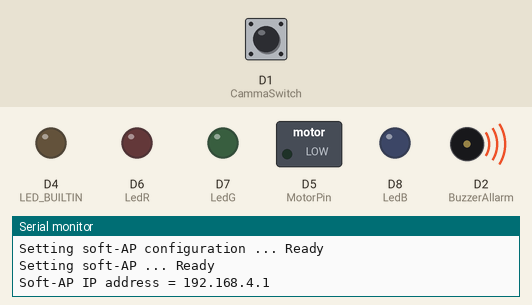
Simulated run of this program. Board: ESP8266 (Wemos D1 mini). On the bench: switched loads named in the program (green lamp = pin HIGH), output pins drawn as LEDs (lit = HIGH, except the on-board LED, lit = LOW), buzzer (waves = sounding, pin HIGH), the last lines printed to the serial monitor. Inputs (shaded band) come from the test bench; at power-on: D1 (CammaSwitch) HIGH. WiFi joins after 1.5 s; servers stay silent unless stated; random numbers use the default seed unless the program sets one; EEPROM starts erased.

Above: at 23.4 s.
23.5 s: D1 (CammaSwitch) pulled LOW for 3.2 s
At 32.6 s:
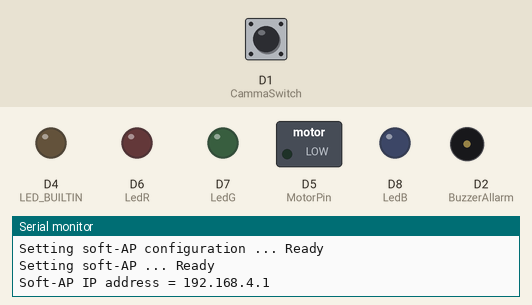
At 34.6 s:
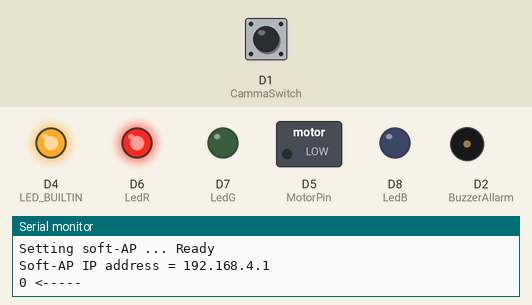
Timing chart, 0 to 35.3 s (numbered marks = the images above; inputs shaded):
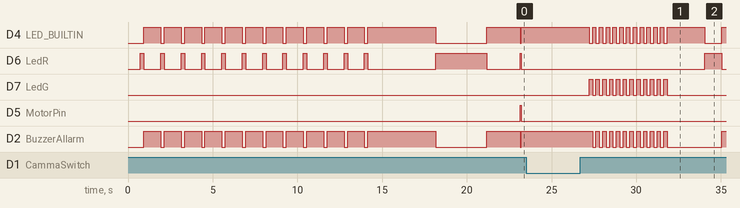

Measured:
- after the input at 23.5 s, D7 (LedG): alternates HIGH for 0.20 s and LOW for 0.20 s, 24 changes in all, then stays LOW, starting after 3.7 s

The program:

main.cpp
```cpp
#include <Arduino.h>

#include <ESP_EEPROM.h>
uint32_t resetRegister, bloccoMotoreRegister, eventRegister, overflowImpulsiRegister;
#define resetRegisterAddress 0
#define eventRegisterAddress 8
#define bloccoMotoreRegisterAddress 16
#define overflowImpulsiAddress 24
//Valori di inizializzazione dopo aggiornamento software
#define initResetRegister 0
#define initBloccoMotoreRegister 0
#define initEventRegister 0
#define initOverflowRegister 0

//=====================================================================
//SaLe per
//FabFactory
//
//   BOX ROSA
//
//=====================================================================
/*
Copyright <2021> <SaLe>

Permission is hereby granted, free of charge, to any person obtaining
a copy of this software and associated documentation files (the "Software"),
to deal in the Software without restriction, including without limitation
the rights to use, copy, modify, merge, publish, distribute, sublicense,
and/or sell copies of the Software, and to permit persons to whom the Software
is furnished to do so, subject to the following conditions:

The above copyright notice and this permission notice shall be included in
all copies or substantial portions of the Software.

THE SOFTWARE IS PROVIDED "AS IS", WITHOUT WARRANTY OF ANY KIND, EXPRESS OR
IMPLIED, INCLUDING BUT NOT LIMITED TO THE WARRANTIES OF MERCHANTABILITY,
FITNESS FOR A PARTICULAR PURPOSE AND NONINFRINGEMENT. IN NO EVENT SHALL THE
AUTHORS OR COPYRIGHT HOLDERS BE LIABLE FOR ANY CLAIM, DAMAGES OR OTHER LIABILITY,
WHETHER IN AN ACTION OF CONTRACT, TORT OR OTHERWISE, ARISING FROM, OUT OF OR
IN CONNECTION WITH THE SOFTWARE OR THE USE OR OTHER DEALINGS IN THE SOFTWARE.
*/


void Spy();
void bloccoMotore(uint8_t suono);
void avvia();
void StatusSelect(uint8_t status);

#define DebugStatus 0
#define DebugSpeed 115200
#define DebugPort Serial

#define CicliDiAvviso 12
#define CicloDiPausa 3000
#define SleepTime 15000

#define AnalogPin A0
#define AnalogResolution 1023
#define AnalogFS 3.3
#define AnalogKConvertion (AnalogFS / AnalogResolution)
#define SpyLevelCome 40
#define SpyLevelGo 60
#define SpyOffset 27

#define BuzzerAllarm D2
#define MotorPin D5
#define CammaSwitch D1
#define LedR D6
#define LedG D7
#define LedB D8
uint8_t ledPin[3] = {LedR, LedG, LedB};

int16_t analogCount = 0;
float analogValue = 0;
//bit 0  Set misura analogica fuori range
//bit 1
//bit 2  set ospite vicino al sensore
//bit 3
//bit 4
//bit 5
//bit 6 posizione camma set camma in movimento
//bit 7 stato motore set motore in moto
uint8_t spyFlag = 0;
//Temporizzatore per attendere fra un evento e il prossimo
uint32_t spyTimeCome = 0;
//tempoo di attesa fra due eventi
#define spyEventPause 10000
#define MotorTimeOut 7000
#define MotorStartTime 3500
#define MotorImpulse 50

//                         3.0,  2.9,  2.8,  2.7,  2.6,  2.5,  2.4,  2.3,  2.2,  2.1,
//                         2.0,  1.9,  1.8,  1.7,  1.6,  1.5,  1.4,  1.3,  1.2,  1.1,
//                         1.0,  0.9,  0.8,  0.7,  0.6,  0.5,  0.4,  0.3
float distanceConv[28] = {   7,  7.5,  7.7,    8,  8.5,    9,  9.5,   10,   11, 11.5,
                            12, 12.5,   13,   14,   15,   17,   18,   20,   21,   25,
                            27,   30,   37,   40,   50,   60,   70,   80
                         };
float distance = 0;

uint16_t eventiCorrenti = 0;

uint8_t impulso = 0;

#include <WebManagement.cpp>

//==============================================================
//                  SETUP
//==============================================================
void setup()
{
  EEPROM.begin(32);//Inizializza lo spazio per l'area dati
  //Carica i valori degli accumulatori
  EEPROM.get(resetRegisterAddress,resetRegister);
  if (resetRegister < initResetRegister)
  {
    resetRegister = initResetRegister;
  }
  EEPROM.get(eventRegisterAddress,eventRegister);
  if (eventRegister < initEventRegister)
  {
    eventRegister = initEventRegister;
  }
  EEPROM.get(bloccoMotoreRegisterAddress,bloccoMotoreRegister);
  if (bloccoMotoreRegister < initBloccoMotoreRegister)
  {
    bloccoMotoreRegister = initBloccoMotoreRegister;
  }
  EEPROM.get(overflowImpulsiAddress, overflowImpulsiRegister);
  if (overflowImpulsiRegister < initOverflowRegister)
  {
    overflowImpulsiRegister = initOverflowRegister;
  }
  resetRegister++;//Aggiorna il contatore dei reset
  EEPROM.put(resetRegisterAddress,resetRegister);//predispone l'aggiornamento dell'accumulatore
  EEPROM.commit();//Aggiorna l'accumulatore dei reset

  DebugPort.begin(DebugSpeed);
  delay(500);
  if(DebugStatus==1)
  {
    DebugPort.println("00 - Porta seriale inizializzata");
    DebugPort.print("----------------Reset compreso il presente ");
    DebugPort.println(resetRegister);
    DebugPort.print("----------------Intervento del blocco motore ");
    DebugPort.println(bloccoMotoreRegister);
    DebugPort.print("----------------Eventi ");
    DebugPort.println(eventRegister);
  }

  pinMode(BuzzerAllarm, OUTPUT);
  digitalWrite(BuzzerAllarm, LOW);

  pinMode(MotorPin, OUTPUT);
  digitalWrite(MotorPin, LOW);

  pinMode(LedR, OUTPUT);
  digitalWrite(LedR, LOW);
  pinMode(LedG, OUTPUT);
  digitalWrite(LedG, LOW);
  pinMode(LedB, OUTPUT);
  digitalWrite(LedB, LOW);

  pinMode(LED_BUILTIN, OUTPUT);
  digitalWrite(LED_BUILTIN, LOW);

  pinMode(CammaSwitch, INPUT_PULLUP);

  if(DebugStatus==1)
  {
    DebugPort.println("01 - Inizializzo canale Web");
  }
  //Attiva il server Web
  webSetup();

  if(DebugStatus==1)
  {
    DebugPort.println("07 - Inizializzo pagina Web");
  }
  //Fa il primo lancio della pagina Web
  for (uint8_t n=0; n<100; n++)
  {
   StatusSelect(0);
    webLoop();
  }

  //Esegue i controlli e il ciclo di avviamento
  avvia();
}

void loop()
{
  Spy();
  analogWrite(LedR,random(0,1023));
  analogWrite(LedG,random(0,1023));
  analogWrite(LedB,random(0,1023));
  if(DebugStatus==1)
  {
    DebugPort.print(analogValue);
    DebugPort.print(" - ");
    DebugPort.println(distance);
  }

  digitalWrite(LED_BUILTIN, bitRead(spyFlag,2));

  //Aggiorna la pagina Web
  StatusSelect(0);
  webLoop();

  delay(300);
}


void Spy()
{
  //legge la posizione della camma
  bitWrite(spyFlag,6,digitalRead(CammaSwitch));
  if(DebugStatus==1)
  {
    DebugPort.print("20 - camma ");
    DebugPort.print(digitalRead(CammaSwitch));
    DebugPort.print(" - ");
  }
  if(digitalRead(CammaSwitch))
  {
    StatusSelect(20);
  }
  else
  {
    StatusSelect(21);
  }
  webLoop();
  //se la camma è in movimento controlla il time out del motore
  if (bitRead(spyFlag,6)==1)
  {
    //se ha superato il time out del motore lo spegne e non si muove più
    if ((millis() - spyTimeCome) > MotorTimeOut)
    {
      if(DebugStatus==1)
      {
        DebugPort.println("90 - Motore in blocco per Time Out Giro");
      }
      StatusSelect(90);
      bloccoMotore(1);
    }
  }
  //Se la camma non è in movimento
  else
  {
    StatusSelect(40);
    //Legge l'ADC
    analogCount = analogRead(AnalogPin);
    //Lo converte in volt
    analogValue = float(analogCount) * AnalogKConvertion;
    //controlla se è fuori dal range di funzionamento del sensore
    if ((analogValue<=3.0) & (analogValue>=0.3))
    {
      bitClear(spyFlag, 0);//Dice che è nel range
      distance = distanceConv[SpyOffset - int((analogValue * 10) - 3) ];
////      var2 = distance;
    }
    else
    {
      bitSet(spyFlag, 0);//Dice che è fuori range
    }
    webLoop();
    //controlla se si è avvicinato qualcuno
    //se non è fuori range
    //se non ha già visto qualcuno vicino
    if ((distance <= SpyLevelCome) & ((spyFlag & B00000101) == 0))
    {
      if(DebugStatus==1)
      {
        DebugPort.println("30 - Pollo in vista");
      }
      StatusSelect(30);
      webLoop();
      eventiCorrenti++;//Aggiorna contatore eventi nella sessione corrente
      eventRegister++;//Aggiorna l'accumulatore degli eventi
      EEPROM.put(eventRegisterAddress, eventRegister);
      EEPROM.commit();//e lo registra
      bitSet(spyFlag,2);//Dice che bisogna colpire
      bitSet(spyFlag,7);//segna il motore come attivo
      digitalWrite(MotorPin,HIGH);//attiva il motore
      digitalWrite(LED_BUILTIN,LOW);//accende il LED locale
      digitalWrite(LedR,HIGH);//accende il LED ROSSO

      delay(500);//Dopo l'allungamento del braccetto sensore della camma garantiamo che alla partenza la camma sia letta

      spyTimeCome = millis();//e segna quando ha rilevato il curioso
      //Aspetta per il tempo MotorStartTime per vedere se libera la camma
      //altrimenti blocca tutto
      while (digitalRead(CammaSwitch) == 0)
      {
        delay(1);
        //se ha superato il tempo di avviamento e non ha mosso la camma
        //blocca il motore
        if((millis()-spyTimeCome) > MotorStartTime)
        {
          if(DebugStatus==1)
          {
            DebugPort.println("91 - Blocco motore in avviamento");
          }
          StatusSelect(91);
          bloccoMotore(2);
        }
      }
      if(DebugStatus==1)
      {
        DebugPort.print("93 - Camma fuori posizione");
      }
      StatusSelect(93);
      webLoop();
      //Il motore è avviato e la camma si è mossa
      //Fino a quando la camma è aperta e il motore è in movimento
      //continua a girare
      uint8_t appo = digitalRead(CammaSwitch);
      for (uint8_t iiii=0; appo == 1; iiii++)
      {
        //aggiorna lo stato della camma
        delay(1);
        appo = digitalRead(CammaSwitch);
        //se ha superato il time out del motore lo spegne e non si muove più
        if ((millis() - spyTimeCome) > MotorTimeOut)
        {
          if(DebugStatus==1)
          {
            DebugPort.print("92 - Motore in blocco per Time Out Giro - ");
          }
          StatusSelect(92);
          bloccoMotore(1);
        }
      }
      //Spegne il motore
      //Spegne i LED di segnalazione
      digitalWrite(MotorPin,LOW);//disattiva il motore
      digitalWrite(LED_BUILTIN,HIGH);//Spegne il LED locale
      digitalWrite(LedR,LOW);//spegne il LED ROSSO
      if(DebugStatus==1)
      {
        DebugPort.print("Camma in posizione");
      }
    }
    //controlla se si è allontanota abbastanza
    else if ((distance >SpyLevelGo) & ((millis() - spyTimeCome) > SleepTime))
    {
      bitClear(spyFlag,2);//dice che è non è nel range
    }
  }
}


void bloccoMotore(uint8_t suono)
{
      digitalWrite(MotorPin, LOW);//Spegne il motore
      //suona all'infinito
      webLoop();
      bloccoMotoreRegister++;//Aggiorna l'accumulatore dei blocchi motore
      DebugPort.print(bloccoMotoreRegister);
      DebugPort.println(" <-----");
      EEPROM.put(bloccoMotoreRegisterAddress, bloccoMotoreRegister);
      EEPROM.commit();//E lo registra
      while (1==1)
      {
        //Suona e segnala sulla piastra e nella black box
        digitalWrite(BuzzerAllarm,LOW);
        digitalWrite(LED_BUILTIN,LOW);
        digitalWrite(LedR,HIGH);
        delay(1000*suono);
        digitalWrite(BuzzerAllarm, HIGH);
        digitalWrite(LED_BUILTIN,HIGH);
        digitalWrite(LedR,LOW);
        delay(500*suono);
      }
}


//Realizza il ciclo di avviamento sicuro
void avvia()
{
  if(DebugStatus==1)
  {
    DebugPort.println("08 - Inizia il ciclo di avviamento");
  }
  StatusSelect(8);
  webLoop();
  //Avvisa che il sistema è on
  if(DebugStatus==1)
  {
    DebugPort.println("09 - Il sistema sta per andare ON");
  }
  StatusSelect(9);
  webLoop();
  for (uint8_t iii=0; iii < CicliDiAvviso; iii++)
  {
  //Suona e segnala sulla piastra e nella black box
    StatusSelect(99);
    webLoop();
    digitalWrite(BuzzerAllarm,LOW);
    digitalWrite(LED_BUILTIN,LOW);
    digitalWrite(LedR,HIGH);
    delay(200);
    StatusSelect(9);
    webLoop();
    digitalWrite(BuzzerAllarm, HIGH);
    digitalWrite(LED_BUILTIN,HIGH);
    digitalWrite(LedR,LOW);
    delay(1000);
    //Aggiorna la pagina Web
  }

  StatusSelect(99);
  webLoop();
  delay(CicloDiPausa);

  if(DebugStatus==1)
  {
    DebugPort.println("10 - Controlla la posizione della camma");
  }
  StatusSelect(10);
  webLoop();
  //controlla la posizione della camma
  //Se la camma è aperta avvia il ciclo di riposizionamento
  if(digitalRead(CammaSwitch)==1)
  {
    if(DebugStatus==1)
    {
      DebugPort.println("11 - Camma fuori posizione");
      DebugPort.println("12 - Inizia cilo di allineamento camma");
    }
    StatusSelect(12);
    webLoop();
    //Avvisa con suono prolungato che sta per muoversi la camma
    digitalWrite(BuzzerAllarm,LOW);
    digitalWrite(LED_BUILTIN,LOW);
    digitalWrite(LedR,HIGH);
    delay(CicloDiPausa);
    //Pausa breve
    digitalWrite(BuzzerAllarm, HIGH);
    digitalWrite(LED_BUILTIN,HIGH);
    digitalWrite(LedR,LOW);
    delay(2000);

    //Aggiorna la pagina Web
    webLoop();

    if(DebugStatus==1)
    {
      DebugPort.println("13 - Sto per avviarmi ad impulsi");
    }
    StatusSelect(13);
    webLoop();

    //Prova a portare in posizione la camma
    for(impulso = 0; digitalRead(CammaSwitch) == 1; impulso++)
    {
      //Impulso breve motore
      if(DebugStatus==1)
      {
        DebugPort.print("14 - Impulso motore ");
        DebugPort.print(impulso+1);
        DebugPort.print(" di ");
        DebugPort.println(MotorTimeOut/MotorImpulse);
      }
      StatusSelect(14);
      webLoop();

      digitalWrite(MotorPin, HIGH);//Accende il motore
      digitalWrite(BuzzerAllarm,LOW);
      digitalWrite(LED_BUILTIN,LOW);
      digitalWrite(LedR,HIGH);
      delay(MotorImpulse);//alimenta per 4 cicili della tensione di alimentazione
      digitalWrite(MotorPin, LOW);//Spegne il motore

      StatusSelect(0);
      webLoop();

      digitalWrite(BuzzerAllarm, HIGH);
      digitalWrite(LED_BUILTIN,HIGH);
      digitalWrite(LedR,LOW);
      delay(2000);//Attende per un tempo lungo il prossimo impulso
      //Se ha superto il nomero di tentivi per il riposizionamento della camma
      //Si blocca con suono continuo
      while (impulso > (MotorTimeOut/MotorImpulse))
      {
        digitalWrite(BuzzerAllarm,HIGH);
        digitalWrite(LED_BUILTIN,LOW);
        digitalWrite(LedR,HIGH);
        if((DebugStatus==1) & (impulso == (MotorTimeOut/MotorImpulse+1)))
        {
          DebugPort.print("98 - Blocco  motore per overflow impulsi");
          impulso++;
          overflowImpulsiRegister++;
          EEPROM.put(overflowImpulsiAddress, overflowImpulsiRegister);
          EEPROM.commit();
        }
        StatusSelect(98);
        webLoop();
        delay(1);
      }

      //Aggiorna la pagina Web
      webLoop();

    }
  }
  delay(2000);
  //Camma in posizione
  //segnala la fine del ciclo di avviamento
  if(DebugStatus==1)
  {
    DebugPort.println("15 - Camma in posizione");
    DebugPort.println("16 - Sto per diventare attivo");
  }
  for (uint8_t iii=0; iii < CicliDiAvviso; iii++)
  {
    //Suona e segnala sulla piastra e nella black box
    digitalWrite(BuzzerAllarm,HIGH);
    digitalWrite(LED_BUILTIN,LOW);
    digitalWrite(LedG,HIGH);
    delay(200);
    digitalWrite(BuzzerAllarm, LOW);
    digitalWrite(LED_BUILTIN,HIGH);
    digitalWrite(LedG,LOW);
    delay(200);
    if(DebugStatus==1)
    {
      DebugPort.println(iii);
    }

    //Aggiorna la pagina Web
    webLoop();
  }
  delay(2000);
  if(DebugStatus==1)
  {
    DebugPort.println("17 - Macchina attiva");
  }

  //Aggiorna la pagina Web
  webLoop();
  //Macchina On
}
```

index.h
```cpp
String header = "HTTP/1.1 200 OK\r\nContent-Type: text/html\r\n\r\n";


String html_1 = R"=====(
<!DOCTYPE html>
<html>
<head>
    <meta name='viewport' content='width=device-width, initial-scale=1.0' />
    <meta charset='utf-8'>
    <style>
        body    {font-size: 120%; }
        .main   {display: table;
                width: 300px;
                margin: auto;
                padding: 10px 10px 10px 10px;
                border: 3px solid blue;
                border-radius: 10px;
                text-align: center; }
        p       {font-size: 75%; }
    </style>
    <title>Pink Box Bum</title>
</head>
<body>
    <div id='main1' class='main'>
        <h3>STATO</h3>
        <div id='content1'>
            <p id='temp_6'>------</p>
            <p id='temp_7'>------</p>
            <p id='temp_8'>------</p>
        </div>
    </div>
    <br />
    <div id='main2' class='main'>
        <h2>EVENTI</h2>
        <div id='content2'>
            <p>
                <span id='temp_5'>------</span> &nbsp;cm;
            </p>
            <p>
                <span id='temp_0'>------</span> &nbsp;di&nbsp;
                <span id='temp_1'>------</span>
            </p>
        </div>
    </div>
    <br />
    <div id='main3' class='main'>
        <h3>BLOCCHI</h3>
        <div id='content3'>
           <p>
                <span id='temp_2'>-----</span> &nbsp;Avviamenti
            </p>
            <p>
                <span id='temp_3'>-----</span> &nbsp;Blocco Motore
            </p>
            <p>
                <span id='temp_4'>-----</span> &nbsp;Blocco Overflow Imp.
            </p>
        </div>
        <br />
        <p>Recieved data = <span id='rd'>---</span> </p>
    </div>
</body>

<script>
  var Socket;
  function init()
  {
    Socket = new WebSocket('ws://' + window.location.hostname + ':81/');
    Socket.onmessage = function(event) { processReceivedCommand(event); };
  }

function processReceivedCommand(evt)
{
    document.getElementById('rd').innerHTML = evt.data;
          var tmpArray = evt.data.split("|");
          document.getElementById('temp_0').innerHTML = tmpArray[0];
          document.getElementById('temp_1').innerHTML = tmpArray[1];
          document.getElementById('temp_2').innerHTML = tmpArray[2];
          document.getElementById('temp_3').innerHTML = tmpArray[3];
          document.getElementById('temp_4').innerHTML = tmpArray[4];
          document.getElementById('temp_5').innerHTML = tmpArray[5];
          document.getElementById('temp_6').innerHTML = tmpArray[6];
          document.getElementById('temp_7').innerHTML = tmpArray[7];
          document.getElementById('temp_8').innerHTML = tmpArray[8];

}

  window.onload = function(e)
  {
    init();
  }
</script>
</html>
)=====";
```

Source omitted: WebManagement.cpp (5659 bytes)
